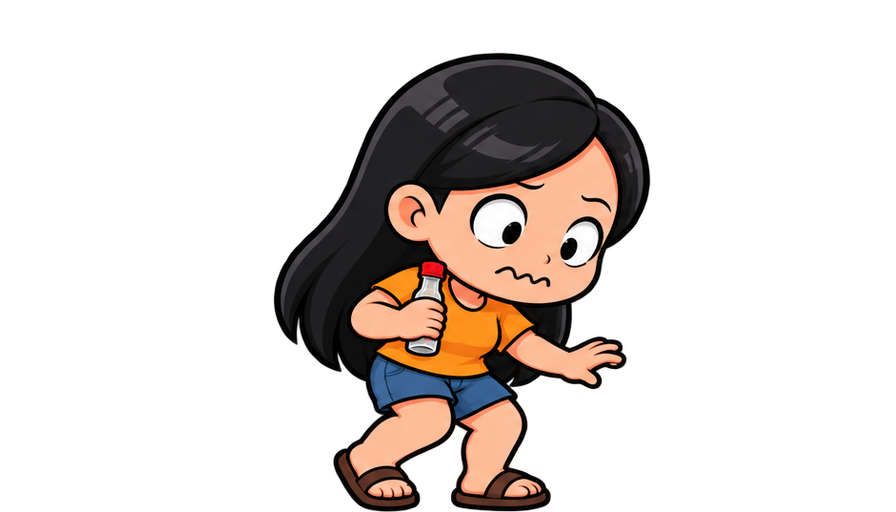
#> input picture ArtSource/ActionFrames/AlingBotengSuka/Dizzy.png, 896 x 512 px, given in place of Strike_00.png, which was not available
$ python make_animation_contacts.py
#> lines starting #> are read from the running program, lines starting #| are printed output that depends on the picture; pictures that were not available may be replaced by others from this repository, and a replacement may not be noted
"""Contact proofs from native framebuffer captures; no game art is altered."""
from pathlib import Path
from PIL import Image,ImageDraw,ImageFont
root=Path(__file__).resolve().parents[1];folder=root/'QA_SCREENSHOTS/ANIMATION/Unity';out=root/'QA_SCREENSHOTS/ANIMATION/NativeContacts';out.mkdir(parents=True,exist_ok=True)
font=ImageFont.truetype('C:/Windows/Fonts/arial.ttf',17)
for name in ['AlingPamalo','KuyaTsinelas','AteBatoBatoPik','KapBatuta','ManongLatalata','TitoSilya','AlingBotengSuka','NanayTingting']:
 files=[folder/name/f'Strike_{i:02}.png' for i in range(6)]+[folder/name/f'Hurt_{i:02}.png' for i in range(4)]
 sheet=Image.new('RGB',(1600,760),(18,29,37));d=ImageDraw.Draw(sheet)
#> after `sheet = Image.new('RGB', (1600, 760), (18, 29, 37))`:
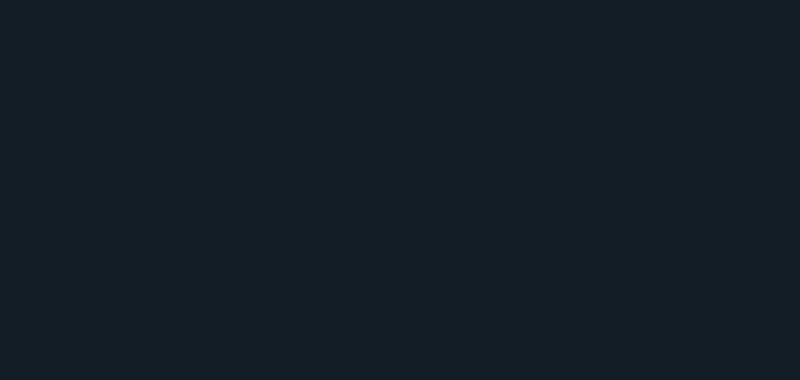
#> sheet: PIL image 1600x760 RGB (shown at 1/2 size); mean R, G, B 18, 29, 37
 for i,path in enumerate(files):
  x=(i%4)*400;y=(i//4)*250;shot=Image.open(path).crop((210,320,1070,630));shot.thumbnail((398,220));sheet.paste(shot,(x,y+26));d.text((x+6,y+3),name+' '+path.stem,font=font,fill=(245,225,185))
#> after `shot = Image.open(path).crop((210, 320, 1070, 630))`:
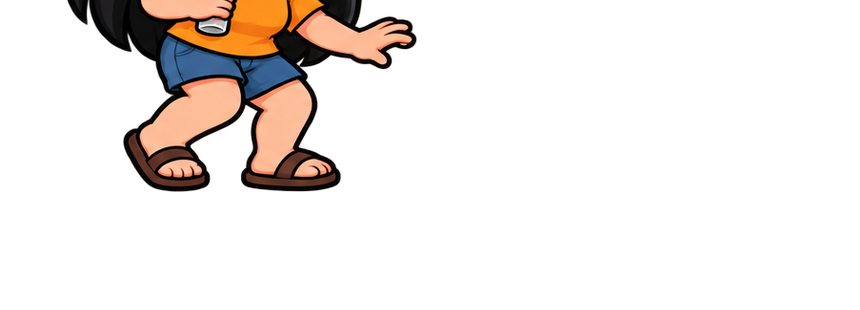
#> shot: PIL image 860x310 RGBA; mean R, G, B, A 19.1, 13.8, 10.7, 34.8; transparent parts drawn white
#> after `shot.thumbnail((398, 220))`:
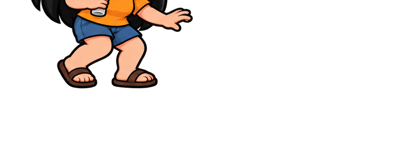
#> shot: PIL image 398x143 RGBA; mean R, G, B, A 18.9, 13.8, 10.7, 34.8; transparent parts drawn white
#> after `sheet.paste(shot, (x, y + 26))`:
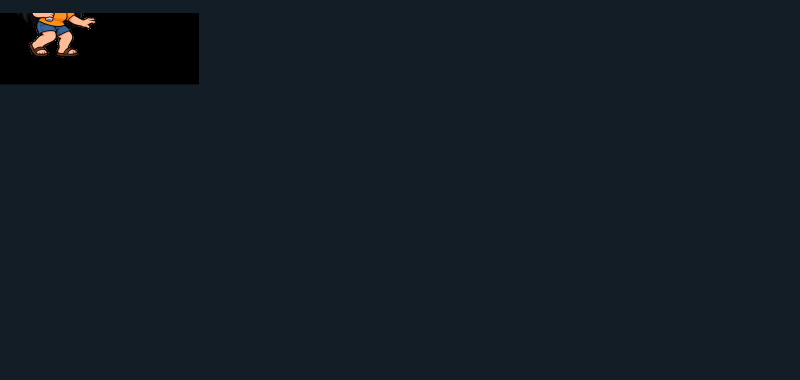
#> sheet: PIL image 1600x760 RGB (shown at 1/2 size); mean R, G, B 18, 28.3, 35.8
#> (the run stopped early here; a loop or call above may not have finished)

$ run again, on ArtSource/ActionFrames/AlingBotengSuka/WalkB.png
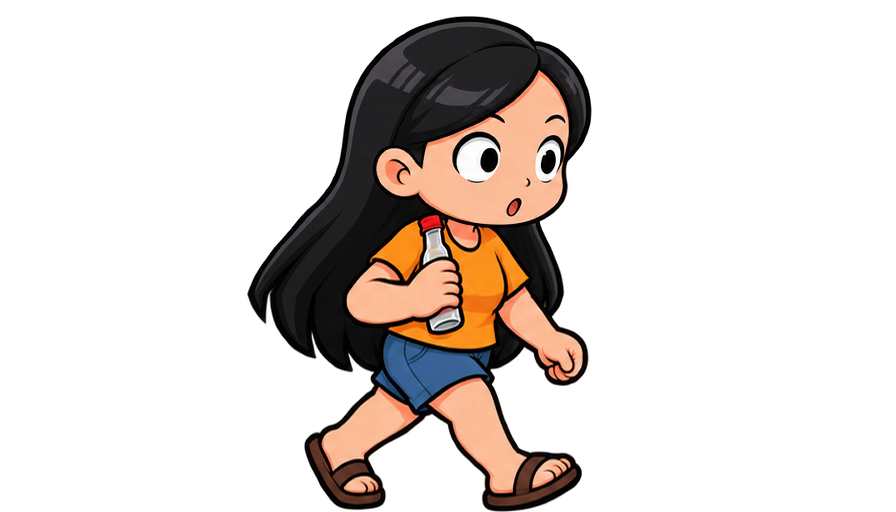
#> input picture ArtSource/ActionFrames/AlingBotengSuka/WalkB.png, 896 x 512 px, given in place of Strike_00.png, which was not available
#> `shot.thumbnail((398, 220))`:
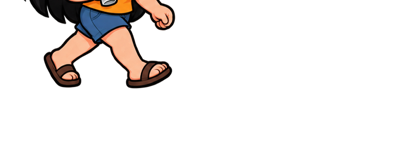
#> shot: PIL image 398x143 RGBA; mean R, G, B, A 15.5, 11.6, 9.8, 32.1; transparent parts drawn white
#> `sheet.paste(shot, (x, y + 26))`:
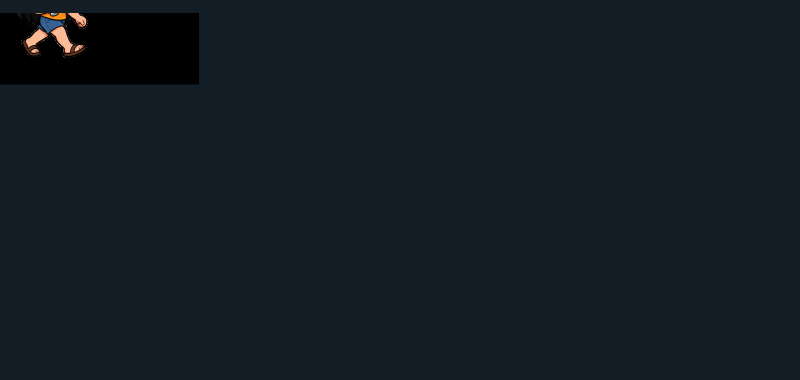
#> sheet: PIL image 1600x760 RGB (shown at 1/2 size); mean R, G, B 17.9, 28.2, 35.7
